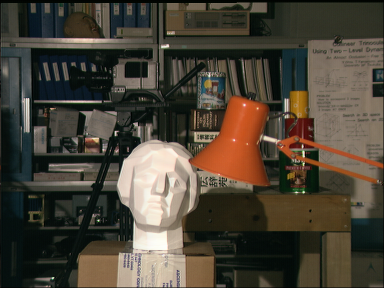
#> input picture Materiel/imL.png, 384 x 288 px
$ python lbpStereo_init.py
#> lines starting #> are read from the running program, lines starting #| are printed output that depends on the picture
"""
author: Lily Amsellem
"""

import numpy as np
import scipy.ndimage
import imageio
import matplotlib.pyplot as plt

def compute_data_cost(I1, I2, num_disp_values, Tau):
    """data_cost: a 3D array of sixe height x width x num_disp_value;
    data_cost(y,x,l) is the cost of assigning the label l to pixel (y,x).
    The cost is min(1/3 ||I1[y,x]-I2[y,x-l]||_1, Tau)."""
    h,w,_ = I1.shape
    dataCost=np.zeros((h,w,num_disp_values))
    for l in range(num_disp_values):
        dataCost[:,l:w,l]=np.minimum(np.linalg.norm(I1[:,l:w]-I2[:,0:w-l],ord=1,axis=2),Tau*np.ones((h,w-l)));
        dataCost[:,0:l,l]=np.minimum(np.linalg.norm(I1[:,0:l]-I2[:,w-l:w],ord=1,axis=2),Tau*np.ones((h,l)));
    return dataCost


def compute_energy(dataCost,disparity,Lambda):
    """dataCost: a 3D array of sixe height x width x num_disp_values;
    dataCost(y,x,l) is the cost of assigning the label l to pixel (y,x).
    disparity: array of size height x width containing disparity of each pixel.
    (an integer between 0 and num_disp_values-1)
    Lambda: a scalar value.
    Return total energy, a scalar value"""

    h,w,_= dataCost.shape
    yy,xx = np.meshgrid(range(h),range(w),indexing='ij')
    local_costs=dataCost[yy,xx,disparity]
    energy=np.sum(local_costs)

    pottsEnergyR=(disparity-np.roll(disparity,1,axis=1))!=0 #comparison with right pixel
    pottsEnergyL=(disparity-np.roll(disparity,-1,axis=1))!=0 #comparison with left pixel
    pottsEnergyU=(disparity-np.roll(disparity,-1,axis=0))!=0 #Comparison with above pixel
    pottsEnergyD=(disparity-np.roll(disparity,1,axis=0))!=0 #Comparison with down pixel

    #Set energy to 0 on borders for pixels that have no neighbours
    pottsEnergyR[:,w-1]=0
    pottsEnergyL[:,0]=0
    pottsEnergyU[0,:]=0
    pottsEnergyD[h-1,:]=0
    pottsEnergy=pottsEnergyL+pottsEnergyR+pottsEnergyU+pottsEnergyD

    energy+=Lambda*np.sum(pottsEnergy)
    return energy

def update_msg(msgUPrev,msgDPrev,msgLPrev,msgRPrev,dataCost,Lambda):
    """Update message maps.
    dataCost: 3D array, depth=label number.
    msgUPrev,msgDPrev,msgLPrev,msgRPrev: 3D arrays (same dims) of old messages.
    Lambda: scalar value
    Return msgU,msgD,msgL,msgR: updated messages"""
    msgU=np.zeros(dataCost.shape)
    msgD=np.zeros(dataCost.shape)
    msgL=np.zeros(dataCost.shape)
    msgR=np.zeros(dataCost.shape)

    h,w,_=dataCost.shape

    #The messages are considered as OUTGOING
    #We need to compute INCOMING messages
    #For instance, incoming message from above pixel = outgoing message from pixel below shifted of 1
    #upward
    incomingMsgU=np.roll(msgDPrev,-1,axis=0)
    incomingMsgD=np.roll(msgUPrev,1,axis=0)
    incomingMsgL=np.roll(msgRPrev,-1,axis=1)
    incomingMsgR=np.roll(msgLPrev,1,axis=1)

    #Messages from the pixels on the boundaries are not computed
    incomingMsgU[h-1,:,:]=0
    incomingMsgD[0,:,:]=0
    incomingMsgL[:,w-1,:]=0
    incomingMsgR[:,0,:]=0

    #Compute outgoing messages
    NU=dataCost+incomingMsgD+incomingMsgL+incomingMsgR
    ND=dataCost+incomingMsgU+incomingMsgL+incomingMsgR
    NL=dataCost+incomingMsgU+incomingMsgD+incomingMsgR
    NR=dataCost+incomingMsgU+incomingMsgD+incomingMsgL

    #Use question 2) Formula
    SU=np.amin(NU,axis=2)
    SD=np.amin(ND,axis=2)
    SL=np.amin(NL,axis=2)
    SR=np.amin(NR,axis=2)

    for l in range(num_disp_values):
        msgU[:,:,l]=np.minimum(NU[:,:,l],Lambda+SU)
        msgD[:,:,l]=np.minimum(ND[:,:,l],Lambda+SD)
        msgL[:,:,l]=np.minimum(NL[:,:,l],Lambda+SL)
        msgR[:,:,l]=np.minimum(NR[:,:,l],Lambda+SR)
    return msgU,msgD,msgL,msgR

def normalize_msg(msgU,msgD,msgL,msgR):
    """Subtract mean along depth dimension from each message"""
    avg=np.mean(msgU,axis=2)
    msgU -= avg[:,:,np.newaxis]
    avg=np.mean(msgD,axis=2)
    msgD -= avg[:,:,np.newaxis]
    avg=np.mean(msgL,axis=2)
    msgL -= avg[:,:,np.newaxis]
    avg=np.mean(msgR,axis=2)
    msgR -= avg[:,:,np.newaxis]
    return msgU,msgD,msgL,msgR

def compute_belief(dataCost,msgU,msgD,msgL,msgR):
    """Compute beliefs, sum of data cost and messages from all neighbors"""
    beliefs=dataCost.copy()
    beliefs+=msgU+msgD+msgL+msgR
    return beliefs

def MAP_labeling(beliefs):
    """Return a 2D array assigning to each pixel its best label from beliefs
    computed so far"""
    MAPs=np.zeros((beliefs.shape[0],beliefs.shape[1]))
    #get indices of labels which minimize the cost
    MAPs=np.argmin(beliefs,axis=2)
    return MAPs

def stereo_bp(I1,I2,num_disp_values,Lambda,Tau=15,num_iterations=60):
    """The main function"""
    dataCost = compute_data_cost(I1, I2, num_disp_values, Tau)
    energy = np.zeros((num_iterations)) # storing energy at each iteration
    # The messages sent to neighbors in each direction (up,down,left,right)
    h,w,_ = I1.shape
    msgU=np.zeros((h, w, num_disp_values))
    msgD=np.zeros((h, w, num_disp_values))
    msgL=np.zeros((h, w, num_disp_values))
    msgR=np.zeros((h, w, num_disp_values))

    for iter in range(num_iterations):
        msgU,msgD,msgL,msgR = update_msg(msgU,msgD,msgL,msgR,dataCost,Lambda)
        msgU,msgD,msgL,msgR = normalize_msg(msgU,msgD,msgL,msgR)
        # Next lines unused for next iteration, could be done only at the end
        beliefs = compute_belief(dataCost,msgU,msgD,msgL,msgR)
        disparity = MAP_labeling(beliefs)
        energy[iter] = compute_energy(dataCost,disparity,Lambda)
    return disparity,energy

# Input
img_left =imageio.imread('imL.png')
#> img_left is the input picture: shape (288, 384, 3); mean R, G, B 74.7, 67.6, 55.3
img_right=imageio.imread('imR.png')
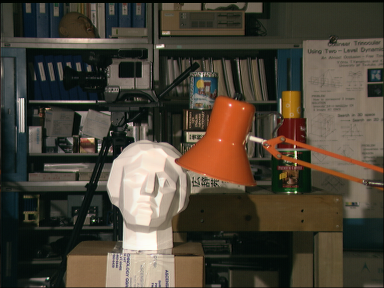
#> input picture Materiel/imR.png, 384 x 288 px
#> img_right is the input picture: shape (288, 384, 3); mean R, G, B 75.3, 67.9, 55.4


fig=plt.figure(figsize=(10,10))
fig.add_subplot(121)
plt.imshow(img_left)
fig.add_subplot(122)
plt.imshow(img_right)
plt.show()
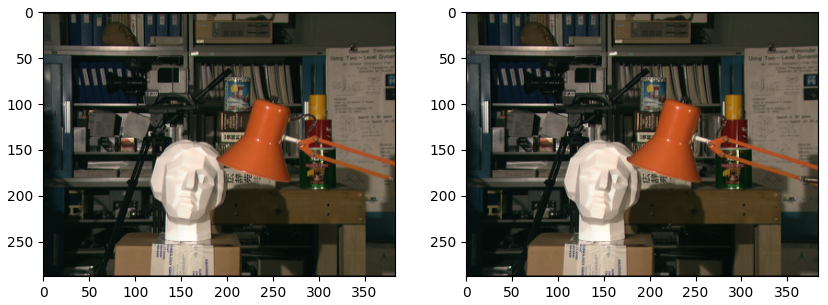
#> figure drawn by matplotlib, 2 panels

# Convert as float gray images
img_left=img_left.astype(float)
img_right=img_right.astype(float)

# Parameters
num_disp_values=16 # these images have disparity between 0 and 15.
Lambda=10.0

# Gaussian filtering
I1=scipy.ndimage.filters.gaussian_filter(img_left, 0.6)
I2=scipy.ndimage.filters.gaussian_filter(img_right,0.6)

disparity,energy = stereo_bp(I1,I2,num_disp_values,Lambda)
#> the loop in stereo_bp, `for iter in range(num_iterations):` made 60 passes
#> energy in compute_energy on passes 1 to 12: 1317320.2, 1099746.2, 921731.5, 824430.4, 774191.2, 742731.9, 718749.9, 701458.3, 689249.4, 678862.6, 671475.4, 664725
#> pass 1, in update_msg, `SU=np.amin(NU,axis=2)`:
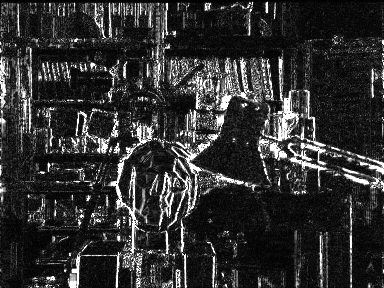
#> SU: shape (288, 384) float64; min 0.00085, max 15, mean 2.88; drawn with min black and max white
#> pass 1, in normalize_msg, `avg=np.mean(msgU,axis=2)`:
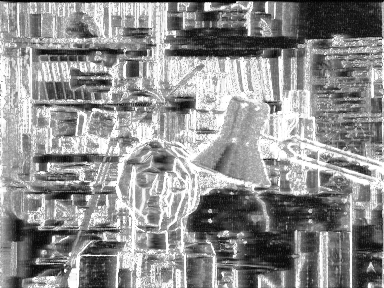
#> avg: shape (288, 384) float64; min 0.374, max 15, mean 8.57; drawn with min black and max white
#> pass 1, in MAP_labeling, `MAPs=np.argmin(beliefs,axis=2)`:
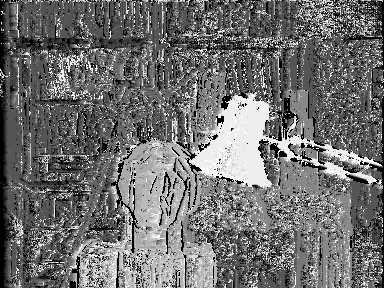
#> MAPs: shape (288, 384) int64; min 0, max 15, mean 6.53; drawn with min black and max white
#> pass 1, in compute_energy, `pottsEnergyR=(disparity-np.roll(disparity,1,axis=1))!=0`:
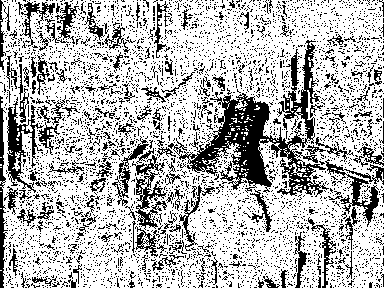
#> pottsEnergyR: shape (288, 384) bool; 71.3% white; black in thin lines or dots
#> after the loop in stereo_bp, `for iter in range(num_iterations):`: energy = 60 values, max 1317320.2 at index 0, min 621219.6 at index 58, mean 666651.2
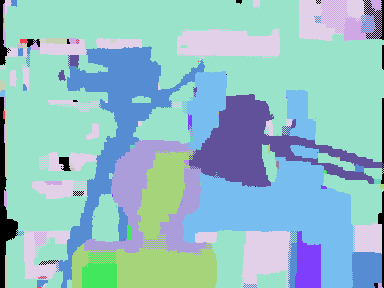
#> disparity: shape (288, 384) int64; 16 distinct labels, from 0 to 15; one colour per label, 0 black
#> (the run stopped early here; a loop or call above may not have finished)
